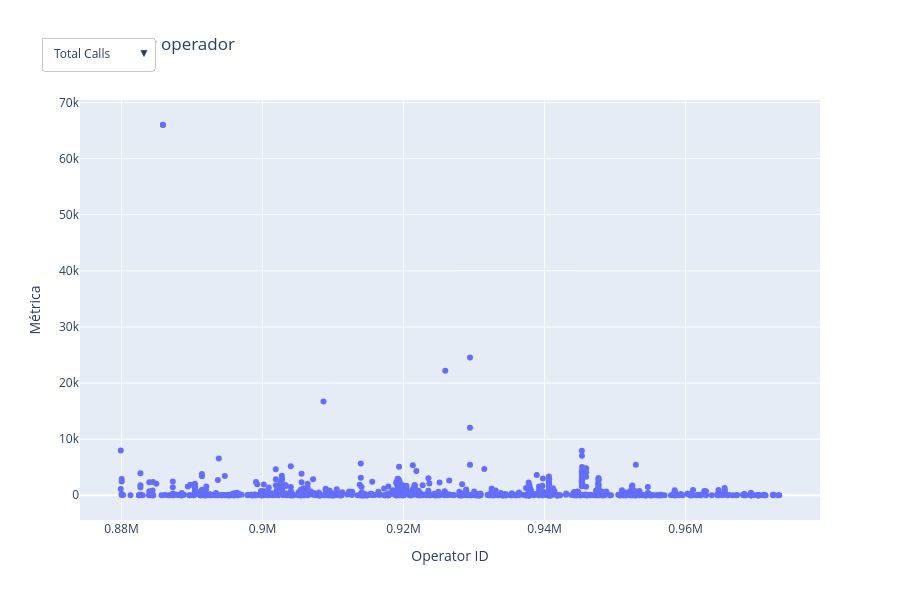

Notebook code cell kept with this figure:
### Code cell
fig = go.Figure()

metrics = {
    'Total Calls': 'calls_count',
    'Missed Rate': 'missed_rate',
    'Wait Time': 'wait_time',
    'Call Duration': 'call_duration'
}

# Crear trazas
for i, (label, col) in enumerate(metrics.items()):
    fig.add_trace(
        go.Scatter(
            x=operator_stats['operator_id'],
            y=operator_stats[col],
            mode='markers',
            name=label,
            visible=(i == 0)  # solo el primero visible
        )
    )

# Crear dropdown
buttons = []
for i, (label, col) in enumerate(metrics.items()):
    visible = [False] * len(metrics)
    visible[i] = True

    buttons.append(
        dict(
            label=label,
            method='update',
            args=[
                {'visible': visible},
                {
                    'title': f'{label} por operador',
                    'yaxis': {'title': label}
                }
            ]
        )
    )

# Layout
fig.update_layout(
    updatemenus=[
        dict(
            buttons=buttons,
            direction="down",
            showactive=True,
            x=0.1,
            y=1.15
        )
    ],
    title='Total Calls por operador',
    xaxis_title='Operator ID',
    yaxis_title='Métrica',
    height=600
)

fig.show()

### Figure 1 — Plotly figure (JSON) as saved in the notebook; plotly's stock layout.template omitted (floating-point values rounded to 4 significant figures; data arrays with more than 128 entries replaced by an {"elided": "..."} marker saying what was removed)
{"data": [{"mode": "markers", "name": "Total Calls", "type": "scatter", "visible": true, "x": {"elided": "1092 float values"}, "y": {"elided": "1092 int values"}}, {"mode": "markers", "name": "Missed Rate", "type": "scatter", "visible": false, "x": {"elided": "1092 float values"}, "y": {"elided": "1092 float values"}}, {"mode": "markers", "name": "Wait Time", "type": "scatter", "visible": false, "x": {"elided": "1092 float values"}, "y": {"elided": "1092 float values"}}, {"mode": "markers", "name": "Call Duration", "type": "scatter", "visible": false, "x": {"elided": "1092 float values"}, "y": {"elided": "1092 float values"}}], "layout": {"height": 600, "title": {"text": "Total Calls por operador"}, "updatemenus": [{"buttons": [{"args": [{"visible": [true, false, false, false]}, {"title": "Total Calls por operador", "yaxis": {"title": "Total Calls"}}], "label": "Total Calls", "method": "update"}, {"args": [{"visible": [false, true, false, false]}, {"title": "Missed Rate por operador", "yaxis": {"title": "Missed Rate"}}], "label": "Missed Rate", "method": "update"}, {"args": [{"visible": [false, false, true, false]}, {"title": "Wait Time por operador", "yaxis": {"title": "Wait Time"}}], "label": "Wait Time", "method": "update"}, {"args": [{"visible": [false, false, false, true]}, {"title": "Call Duration por operador", "yaxis": {"title": "Call Duration"}}], "label": "Call Duration", "method": "update"}], "direction": "down", "showactive": true, "x": 0.1, "y": 1.15}], "xaxis": {"title": {"text": "Operator ID"}}, "yaxis": {"title": {"text": "Métrica"}}}}
